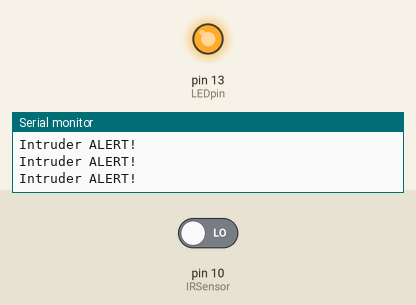
Simulated run of this sketch. Board: Arduino Uno, built with avr-gcc and run on an emulated ATmega328P. Parts: output pins drawn as LEDs (lit = HIGH), the last lines printed to the serial monitor. Inputs (shaded band) come from the test bench; at power-on: pin 10 (IRSensor) LOW.

Above: at 2.8 s.
2.9 s: pin 10 (IRSensor) driven HIGH
At 3.8 s:
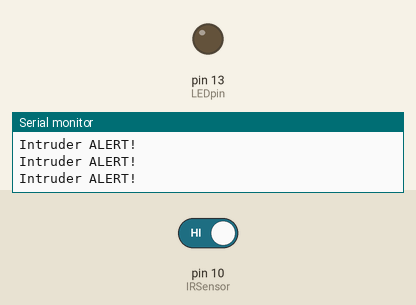
4.5 s: pin 10 (IRSensor) driven LOW
At 5.4 s:
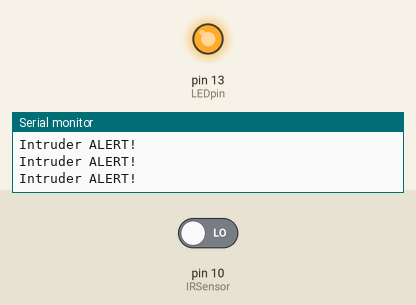
Timing chart, 0 to 7.5 s (numbered marks = the images above; inputs shaded):
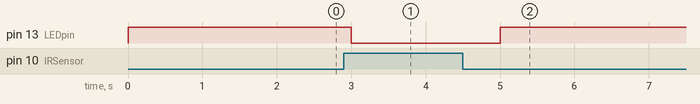

The sketch:

p17_irsensor.ino
```cpp
int IRSensor = 10;
int LEDpin = 13;

void setup()
{
  Serial.begin(9600);
  pinMode (IRSensor, INPUT);
  pinMode (LEDpin, OUTPUT);
}

void loop()
{
  int statusSensor = digitalRead (IRSensor);

  if (statusSensor == 1){
    digitalWrite(LEDpin, LOW);
  }else{
    digitalWrite(LEDpin, HIGH);
    Serial.println("Intruder ALERT!");
  }
  delay(1000);
}
```

Measured:
- after the input at 2.9 s, pin 13 (LEDpin): HIGH → LOW after 0.10 s
- after the input at 4.5 s, pin 13 (LEDpin): LOW → HIGH after 0.50 s
